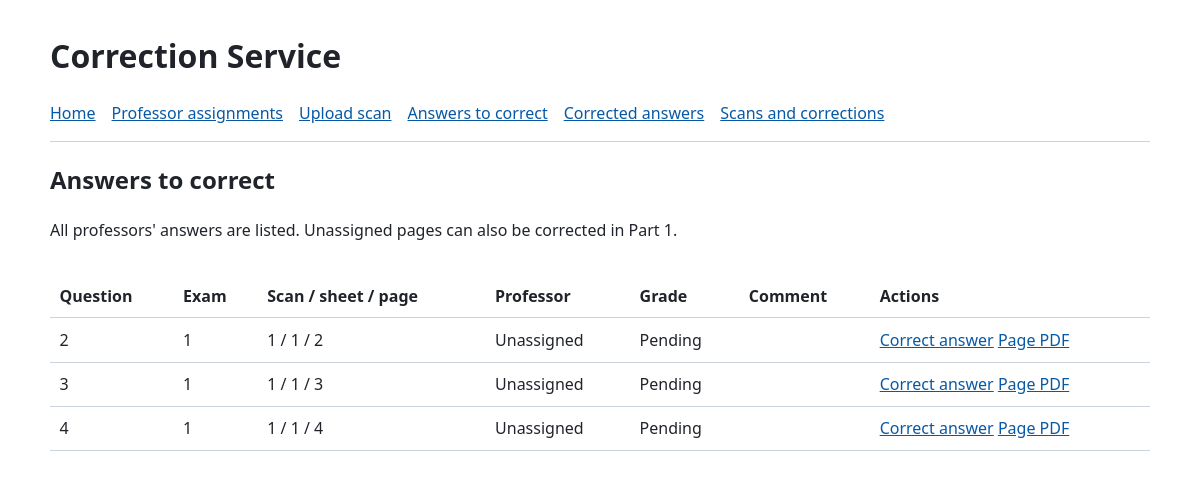
The page /answers on the database its author committed.
### correction_data.py (models this page shows)
class QuestionCorrection(Base):
    __tablename__ = "question_corrections"
    __table_args__ = (
        UniqueConstraint("exam_correction_pdf_id", "page_number"),
        CheckConstraint("question_number BETWEEN 1 AND 4"),
        CheckConstraint("page_number > 0 AND sheet_number > 0"),
        CheckConstraint(
            "(evaluated = 0 AND grade IS NULL) OR (evaluated = 1 AND grade >= 0 AND grade IS NOT NULL)"
        ),
    )
    id = Column(Integer, primary_key=True)
    exam_correction_pdf_id = Column(
        Integer, ForeignKey("exam_correction_pdfs.id"), nullable=False
    )
    page_number = Column(Integer, nullable=False)
    sheet_number = Column(Integer, nullable=False)
    question_number = Column(Integer, nullable=False)
    page_pdf_file = deferred(Column(LargeBinary, nullable=False))
    page_png_file = deferred(Column(LargeBinary, nullable=False))
    evaluated = Column(Boolean, nullable=False, default=False)
    grade = Column(Float, nullable=True)
    comment = Column(Text, nullable=False, default="")
    source = relationship("ExamCorrectionPdf", back_populates="corrections")

class ExamCorrectionPdf(Base):
    __tablename__ = "exam_correction_pdfs"
    __table_args__ = (CheckConstraint("exam_id > 0"),)
    id = Column(Integer, primary_key=True)
    exam_id = Column(Integer, nullable=False)
    filename = Column(String(255), nullable=False)
    pdf_file = deferred(Column(LargeBinary, nullable=False))
    corrections = relationship(
        "QuestionCorrection", back_populates="source", cascade="all, delete-orphan"
    )

### cs_app.py (the view)
    @app.get("/answers")
    def pending_answers():
        return render_template("answers.html", rows=correction_rows(False), corrected=False)

### templates/answers.html
{% extends 'layout.html' %}
{% block content %}
  <h2>{{ 'Corrected answers' if corrected else 'Answers to correct' }}</h2>
  <p>All professors' answers are listed. Unassigned pages can also be corrected in Part 1.</p>
  {% include 'answerTable.html' %}
{% endblock %}

### templates/answerTable.html
{% if rows %}
  <div class="table-container">
    <table>
      <thead><tr><th>Question</th><th>Exam</th><th>Scan / sheet / page</th><th>Professor</th><th>Grade</th><th>Comment</th><th>Actions</th></tr></thead>
      <tbody>{% for answer, source, assignment in rows %}
        <tr>
          <td>{{ answer.question_number }}</td><td>{{ source.exam_id }}</td>
          <td>{{ source.id }} / {{ answer.sheet_number }} / {{ answer.page_number }}</td>
          <td>{{ assignment.professor_id if assignment else 'Unassigned' }}</td>
          <td>{{ answer.grade if answer.evaluated else 'Pending' }}</td>
          <td class="comment">{{ answer.comment }}</td>
          <td>
            <a href="{{ url_for('correct_answer', answer_id=answer.id) }}">{{ 'View / edit correction' if answer.evaluated else 'Correct answer' }}</a>
            <a href="{{ url_for('answer_page', answer_id=answer.id, extension='pdf') }}">Page PDF</a>
          </td>
        </tr>
      {% endfor %}</tbody>
    </table>
  </div>
{% else %}<p>No answers to display.</p>{% endif %}

### templates/layout.html (style rules this page uses)
body { max-width: 1100px; margin: 2rem auto; padding: 0 1rem; font: 16px/1.5 system-ui, sans-serif; color: #20242a; }
a { color: #0759a5; }
table { width: 100%; border-collapse: collapse; margin: 1rem 0; }
th, td { text-align: left; border-bottom: 1px solid #ccd2da; padding: .6rem; }
.comment { white-space: pre-wrap; }
.table-container { overflow-x: auto; }

### rows shown on the page
QuestionCorrection: question_number "2", exam_id "1", id "1", sheet_number "1", page_number "2", professor_id "Unassigned", evaluated "Pending", evaluated "Correct answer"
QuestionCorrection: question_number "3", exam_id "1", id "1", sheet_number "1", page_number "3", professor_id "Unassigned", evaluated "Pending", evaluated "Correct answer"
QuestionCorrection: question_number "4", exam_id "1", id "1", sheet_number "1", page_number "4", professor_id "Unassigned", evaluated "Pending", evaluated "Correct answer"

### other values the page prints
{{ 'Corrected answers' if corrected else 'Answers to correct' }} "Answers to correct"
